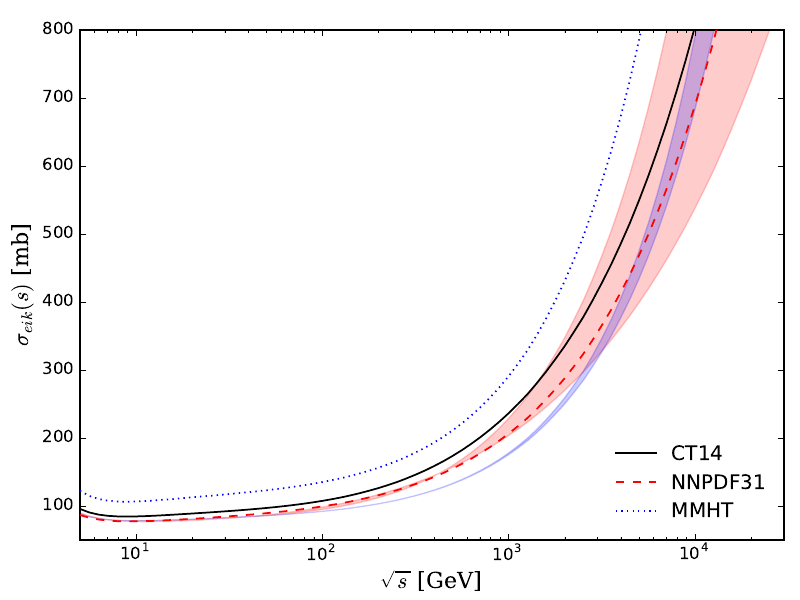

Write the Python code that produced this figure.
import matplotlib.pylab as plt
import numpy as np
from mpl_toolkits.axes_grid1.inset_locator import zoomed_inset_axes 
from mpl_toolkits.axes_grid1.inset_locator import mark_inset

px1,py1 = np.loadtxt("XSecEikPP_BSG20orig_w002b.dat", usecols=(0,1), unpack=True)

#px2,py2 = np.loadtxt("XSecEikPBP_BSG20orig_w002b.dat", usecols=(0,1), unpack=True)

px3,py3 = np.loadtxt("XSecEikPP_BSG20orig_w002b_NNPDF31.dat", usecols=(0,1), unpack=True)
px31,py31 = np.loadtxt("XSecEikPP_BSG20orig_w002b_NNPDF31_member_38.dat", usecols=(0,1), unpack=True)
px32,py32 = np.loadtxt("XSecEikPP_BSG20orig_w002b_NNPDF31_member_51.dat", usecols=(0,1), unpack=True)

#px4,py4 = np.loadtxt("XSecEikPBP_BSG20orig_w002b_NNPDF31.dat", usecols=(0,1), unpack=True)

px5,py5 = np.loadtxt("XSecEikPP_BSG20orig_w002b_MMHT.dat", usecols=(0,1), unpack=True)
px51,py51 = np.loadtxt("XSecEikPP_BSG20orig_w002b_MMHT_member_34.dat", usecols=(0,1), unpack=True)
px52,py52 = np.loadtxt("XSecEikPP_BSG20orig_w002b_MMHT_member_39.dat", usecols=(0,1), unpack=True)


#px6,py6 = np.loadtxt("XSecEikPBP_BSG20orig_w002b_MMHT.dat", usecols=(0,1), unpack=True)

font = {'family': 'serif','color':  'black', 'weight': 'normal', 'size': 16,}

plt.subplots_adjust(left=0.1, bottom=0.1, right=0.98, top=0.95, wspace=0, hspace=0)

plt.semilogx()
plt.grid(False)
plt.xlim(5,30000)
plt.ylim(5e1,8e2)

plt.plot(px1,py1, 'k-', linewidth=1.25,label=r"CT14",zorder=3)
#plt.plot(px2,py2, 'k-', linewidth=1.25,zorder=2)

plt.plot(px3,py3, 'r--', linewidth=1.25,label=r"NNPDF31",zorder=3)
#plt.plot(px4,py4, 'r--', linewidth=1.25,zorder=2)

plt.plot(px5,py5, 'b:', linewidth=1.25,label=r"MMHT",zorder=3)
#plt.plot(px6,py6, 'b:', linewidth=1.25,zorder=2)

plt.fill_between(px3,py31,py32, color='r',alpha=0.2)
plt.fill_between(px5,py51,py52, color='b',alpha=0.2)

plt.xlabel(r"$\sqrt{s}$ [GeV]", fontdict=font)
plt.ylabel(r"$\sigma_{eik}(s)$ [mb]", fontdict=font)

leg = plt.legend(loc=4, ncol=1, shadow=False, fancybox=False, frameon=False, numpoints=1)
leg.get_frame().set_alpha(0.5)

plt.savefig("XSecEik_BSG20orig_w002bPDFs_v3band.pdf")
#plt.show()

